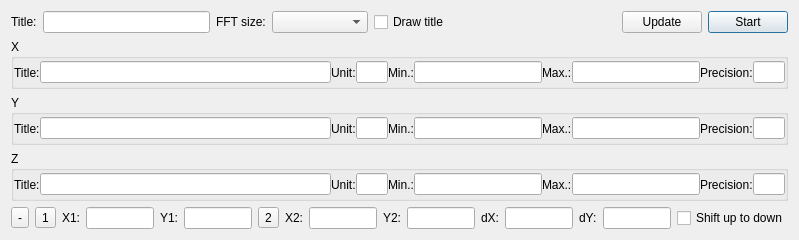
<?xml version="1.0" encoding="UTF-8"?>
<ui version="4.0">
 <class>CChartPrm</class>
 <widget class="QDialog" name="CChartPrm">
  <property name="geometry">
   <rect>
    <x>0</x>
    <y>0</y>
    <width>799</width>
    <height>240</height>
   </rect>
  </property>
  <property name="windowTitle">
   <string>Dialog</string>
  </property>
  <layout class="QVBoxLayout" name="verticalLayout">
   <item>
    <layout class="QGridLayout" name="gridLayout">
     <item row="0" column="0">
      <widget class="QLabel" name="label_3">
       <property name="text">
        <string>Title:</string>
       </property>
      </widget>
     </item>
     <item row="0" column="7">
      <widget class="QPushButton" name="pbStart">
       <property name="text">
        <string>Start</string>
       </property>
      </widget>
     </item>
     <item row="0" column="1">
      <widget class="QLineEdit" name="leTitle"/>
     </item>
     <item row="0" column="4">
      <widget class="QCheckBox" name="checkDrawTitle">
       <property name="text">
        <string>Draw title</string>
       </property>
      </widget>
     </item>
     <item row="0" column="2">
      <widget class="QLabel" name="label_7">
       <property name="text">
        <string>FFT size:</string>
       </property>
      </widget>
     </item>
     <item row="0" column="3">
      <widget class="QComboBox" name="cbFftSize">
       <property name="minimumSize">
        <size>
         <width>96</width>
         <height>0</height>
        </size>
       </property>
       <property name="currentText">
        <string/>
       </property>
      </widget>
     </item>
     <item row="0" column="6">
      <widget class="QPushButton" name="pbUpdate">
       <property name="text">
        <string>Update</string>
       </property>
      </widget>
     </item>
     <item row="0" column="5">
      <spacer name="horizontalSpacer">
       <property name="orientation">
        <enum>Qt::Horizontal</enum>
       </property>
       <property name="sizeHint" stdset="0">
        <size>
         <width>40</width>
         <height>20</height>
        </size>
       </property>
      </spacer>
     </item>
    </layout>
   </item>
   <item>
    <widget class="QGroupBox" name="groupBox">
     <property name="minimumSize">
      <size>
       <width>0</width>
       <height>48</height>
      </size>
     </property>
     <property name="title">
      <string>X</string>
     </property>
     <layout class="QHBoxLayout" name="horizontalLayout">
      <property name="spacing">
       <number>0</number>
      </property>
      <property name="leftMargin">
       <number>0</number>
      </property>
      <property name="topMargin">
       <number>0</number>
      </property>
      <property name="rightMargin">
       <number>0</number>
      </property>
      <property name="bottomMargin">
       <number>0</number>
      </property>
      <item>
       <widget class="QLabel" name="label">
        <property name="text">
         <string>Title:</string>
        </property>
       </widget>
      </item>
      <item>
       <widget class="QLineEdit" name="leTitleX">
        <property name="minimumSize">
         <size>
          <width>230</width>
          <height>20</height>
         </size>
        </property>
       </widget>
      </item>
      <item>
       <widget class="QLabel" name="label_2">
        <property name="text">
         <string>Unit:</string>
        </property>
       </widget>
      </item>
      <item>
       <widget class="QLineEdit" name="leUnitX">
        <property name="minimumSize">
         <size>
          <width>0</width>
          <height>20</height>
         </size>
        </property>
        <property name="maximumSize">
         <size>
          <width>32</width>
          <height>16777215</height>
         </size>
        </property>
       </widget>
      </item>
      <item>
       <widget class="QLabel" name="label_4">
        <property name="text">
         <string>Min.:</string>
        </property>
       </widget>
      </item>
      <item>
       <widget class="QLineEdit" name="leMinX">
        <property name="minimumSize">
         <size>
          <width>0</width>
          <height>20</height>
         </size>
        </property>
        <property name="maximumSize">
         <size>
          <width>128</width>
          <height>16777215</height>
         </size>
        </property>
       </widget>
      </item>
      <item>
       <widget class="QLabel" name="label_5">
        <property name="text">
         <string>Max.:</string>
        </property>
       </widget>
      </item>
      <item>
       <widget class="QLineEdit" name="leMaxX">
        <property name="minimumSize">
         <size>
          <width>0</width>
          <height>20</height>
         </size>
        </property>
        <property name="maximumSize">
         <size>
          <width>128</width>
          <height>16777215</height>
         </size>
        </property>
       </widget>
      </item>
      <item>
       <widget class="QLabel" name="label_6">
        <property name="text">
         <string>Precision:</string>
        </property>
       </widget>
      </item>
      <item>
       <widget class="QLineEdit" name="lePrecX">
        <property name="minimumSize">
         <size>
          <width>0</width>
          <height>20</height>
         </size>
        </property>
        <property name="maximumSize">
         <size>
          <width>32</width>
          <height>16777215</height>
         </size>
        </property>
       </widget>
      </item>
     </layout>
    </widget>
   </item>
   <item>
    <widget class="QGroupBox" name="groupBox_2">
     <property name="minimumSize">
      <size>
       <width>0</width>
       <height>48</height>
      </size>
     </property>
     <property name="title">
      <string>Y</string>
     </property>
     <layout class="QHBoxLayout" name="horizontalLayout_2">
      <property name="spacing">
       <number>0</number>
      </property>
      <property name="leftMargin">
       <number>0</number>
      </property>
      <property name="topMargin">
       <number>0</number>
      </property>
      <property name="rightMargin">
       <number>0</number>
      </property>
      <property name="bottomMargin">
       <number>0</number>
      </property>
      <item>
       <widget class="QLabel" name="label_10">
        <property name="text">
         <string>Title:</string>
        </property>
       </widget>
      </item>
      <item>
       <widget class="QLineEdit" name="leTitleY">
        <property name="minimumSize">
         <size>
          <width>230</width>
          <height>20</height>
         </size>
        </property>
       </widget>
      </item>
      <item>
       <widget class="QLabel" name="label_8">
        <property name="text">
         <string>Unit:</string>
        </property>
       </widget>
      </item>
      <item>
       <widget class="QLineEdit" name="leUnitY">
        <property name="minimumSize">
         <size>
          <width>0</width>
          <height>20</height>
         </size>
        </property>
        <property name="maximumSize">
         <size>
          <width>32</width>
          <height>16777215</height>
         </size>
        </property>
       </widget>
      </item>
      <item>
       <widget class="QLabel" name="label_11">
        <property name="text">
         <string>Min.:</string>
        </property>
       </widget>
      </item>
      <item>
       <widget class="QLineEdit" name="leMinY">
        <property name="minimumSize">
         <size>
          <width>0</width>
          <height>20</height>
         </size>
        </property>
        <property name="maximumSize">
         <size>
          <width>128</width>
          <height>16777215</height>
         </size>
        </property>
       </widget>
      </item>
      <item>
       <widget class="QLabel" name="label_12">
        <property name="text">
         <string>Max.:</string>
        </property>
       </widget>
      </item>
      <item>
       <widget class="QLineEdit" name="leMaxY">
        <property name="minimumSize">
         <size>
          <width>0</width>
          <height>20</height>
         </size>
        </property>
        <property name="maximumSize">
         <size>
          <width>128</width>
          <height>16777215</height>
         </size>
        </property>
       </widget>
      </item>
      <item>
       <widget class="QLabel" name="label_9">
        <property name="text">
         <string>Precision:</string>
        </property>
       </widget>
      </item>
      <item>
       <widget class="QLineEdit" name="lePrecY">
        <property name="minimumSize">
         <size>
          <width>0</width>
          <height>20</height>
         </size>
        </property>
        <property name="maximumSize">
         <size>
          <width>32</width>
          <height>16777215</height>
         </size>
        </property>
       </widget>
      </item>
     </layout>
    </widget>
   </item>
   <item>
    <widget class="QGroupBox" name="groupBox_3">
     <property name="minimumSize">
      <size>
       <width>0</width>
       <height>48</height>
      </size>
     </property>
     <property name="title">
      <string>Z</string>
     </property>
     <layout class="QHBoxLayout" name="horizontalLayout_3">
      <property name="spacing">
       <number>0</number>
      </property>
      <property name="leftMargin">
       <number>0</number>
      </property>
      <property name="topMargin">
       <number>0</number>
      </property>
      <property name="rightMargin">
       <number>0</number>
      </property>
      <property name="bottomMargin">
       <number>0</number>
      </property>
      <item>
       <widget class="QLabel" name="label_13">
        <property name="text">
         <string>Title:</string>
        </property>
       </widget>
      </item>
      <item>
       <widget class="QLineEdit" name="leTitleZ">
        <property name="minimumSize">
         <size>
          <width>230</width>
          <height>20</height>
         </size>
        </property>
       </widget>
      </item>
      <item>
       <widget class="QLabel" name="label_16">
        <property name="text">
         <string>Unit:</string>
        </property>
       </widget>
      </item>
      <item>
       <widget class="QLineEdit" name="leUnitZ">
        <property name="minimumSize">
         <size>
          <width>0</width>
          <height>20</height>
         </size>
        </property>
        <property name="maximumSize">
         <size>
          <width>32</width>
          <height>16777215</height>
         </size>
        </property>
       </widget>
      </item>
      <item>
       <widget class="QLabel" name="label_15">
        <property name="text">
         <string>Min.:</string>
        </property>
       </widget>
      </item>
      <item>
       <widget class="QLineEdit" name="leMinZ">
        <property name="minimumSize">
         <size>
          <width>0</width>
          <height>20</height>
         </size>
        </property>
        <property name="maximumSize">
         <size>
          <width>128</width>
          <height>16777215</height>
         </size>
        </property>
       </widget>
      </item>
      <item>
       <widget class="QLabel" name="label_14">
        <property name="text">
         <string>Max.:</string>
        </property>
       </widget>
      </item>
      <item>
       <widget class="QLineEdit" name="leMaxZ">
        <property name="minimumSize">
         <size>
          <width>0</width>
          <height>20</height>
         </size>
        </property>
        <property name="maximumSize">
         <size>
          <width>128</width>
          <height>16777215</height>
         </size>
        </property>
       </widget>
      </item>
      <item>
       <widget class="QLabel" name="label_17">
        <property name="text">
         <string>Precision:</string>
        </property>
       </widget>
      </item>
      <item>
       <widget class="QLineEdit" name="lePrecZ">
        <property name="minimumSize">
         <size>
          <width>0</width>
          <height>20</height>
         </size>
        </property>
        <property name="maximumSize">
         <size>
          <width>32</width>
          <height>16777215</height>
         </size>
        </property>
       </widget>
      </item>
     </layout>
    </widget>
   </item>
   <item>
    <layout class="QGridLayout" name="gridLayout_2">
     <item row="0" column="0">
      <widget class="QToolButton" name="tbtnScale">
       <property name="text">
        <string>-</string>
       </property>
      </widget>
     </item>
     <item row="0" column="1">
      <widget class="QToolButton" name="tbtnMrk1">
       <property name="text">
        <string>1</string>
       </property>
      </widget>
     </item>
     <item row="0" column="2">
      <widget class="QLabel" name="label_18">
       <property name="text">
        <string>X1:</string>
       </property>
      </widget>
     </item>
     <item row="0" column="3">
      <widget class="QLineEdit" name="leX1"/>
     </item>
     <item row="0" column="4">
      <widget class="QLabel" name="label_19">
       <property name="text">
        <string>Y1:</string>
       </property>
      </widget>
     </item>
     <item row="0" column="5">
      <widget class="QLineEdit" name="leY1"/>
     </item>
     <item row="0" column="6">
      <widget class="QToolButton" name="tbtnMrk2">
       <property name="text">
        <string>2</string>
       </property>
      </widget>
     </item>
     <item row="0" column="7">
      <widget class="QLabel" name="label_21">
       <property name="text">
        <string>X2:</string>
       </property>
      </widget>
     </item>
     <item row="0" column="8">
      <widget class="QLineEdit" name="leX2"/>
     </item>
     <item row="0" column="9">
      <widget class="QLabel" name="label_20">
       <property name="text">
        <string>Y2:</string>
       </property>
      </widget>
     </item>
     <item row="0" column="10">
      <widget class="QLineEdit" name="leY2"/>
     </item>
     <item row="0" column="11">
      <widget class="QLabel" name="label_23">
       <property name="text">
        <string>dX:</string>
       </property>
      </widget>
     </item>
     <item row="0" column="12">
      <widget class="QLineEdit" name="leDX"/>
     </item>
     <item row="0" column="13">
      <widget class="QLabel" name="label_22">
       <property name="text">
        <string>dY:</string>
       </property>
      </widget>
     </item>
     <item row="0" column="14">
      <widget class="QLineEdit" name="leDY"/>
     </item>
     <item row="0" column="15">
      <widget class="QCheckBox" name="checkShiftUp2Down">
       <property name="text">
        <string>Shift up to down</string>
       </property>
      </widget>
     </item>
    </layout>
   </item>
  </layout>
 </widget>
 <resources/>
 <connections/>
</ui>
